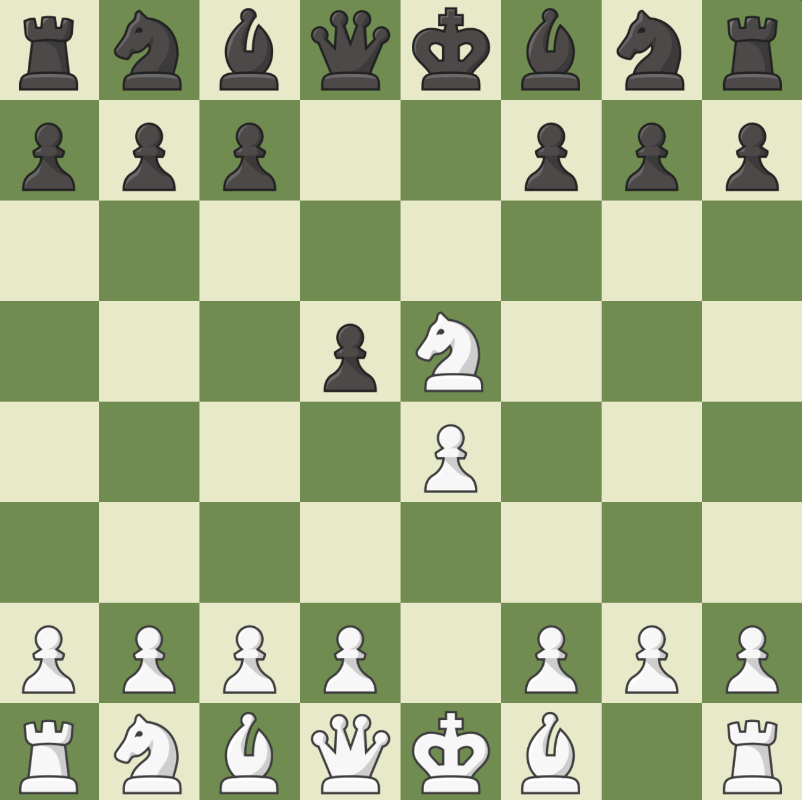
#> input picture screenshot.png, 802 x 800 px
$ python test.py
#> lines starting #> are read from the running program, lines starting #| are printed output that depends on the picture; after the words box and inside, x2 and y2 are one past the last pixel; in counts of white or black regions, pixels touching at a corner belong together
import cv2
import numpy as np
from imutils.object_detection import non_max_suppression


def find_piece(board, piece, sq_size):
    img_piece = cv2.resize(
        cv2.imread(f"assets/{piece}.png", cv2.IMREAD_UNCHANGED), (sq_size, sq_size)
    )
    # binary_piece = binarize_image(img_piece_gray, 50)

    alpha = img_piece[:, :, 3]
    alpha = cv2.merge([alpha, alpha, alpha])
    b = board[:, :, :3]
    p = img_piece[:, :, :3]
    img_piece_gray = cv2.cvtColor(p, cv2.COLOR_BGR2GRAY)
    # cv2.imshow("img_piece_gray", b)
    # cv2.waitKey(0)
    h, w = img_piece_gray.shape
    matches = cv2.matchTemplate(b, p, cv2.TM_CCORR_NORMED, mask=alpha)
    locs = np.where(matches >= 0.97)
    rects = [(x, y, x + w, y + h) for x, y in zip(*locs[::-1])]
    return non_max_suppression(np.array(rects))


def binarize_image(image, threshold=127):
    _, binary = cv2.threshold(image, threshold, 255, cv2.THRESH_BINARY)
    return binary


board = cv2.imread("screenshot.png", cv2.IMREAD_GRAYSCALE)
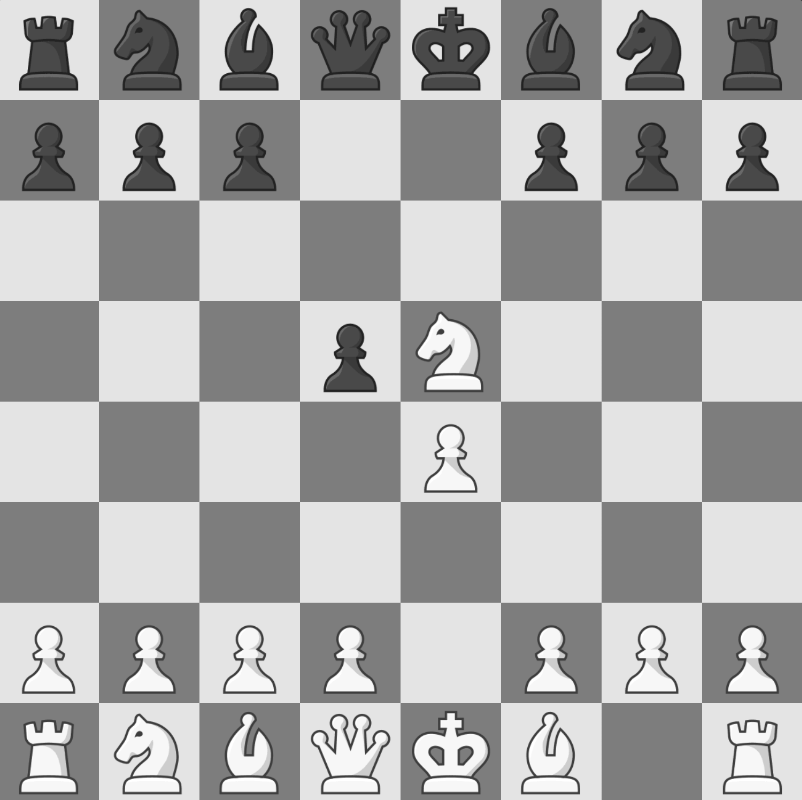
#> board: shape (800, 802); min 29, max 255, mean 170.1
board_bgr = cv2.imread("screenshot.png", cv2.IMREAD_UNCHANGED)
board_bin = binarize_image(board)
#> in binarize_image, `_, binary = cv2.threshold(image, threshold, 255, cv2.THRESH_BINARY)`:
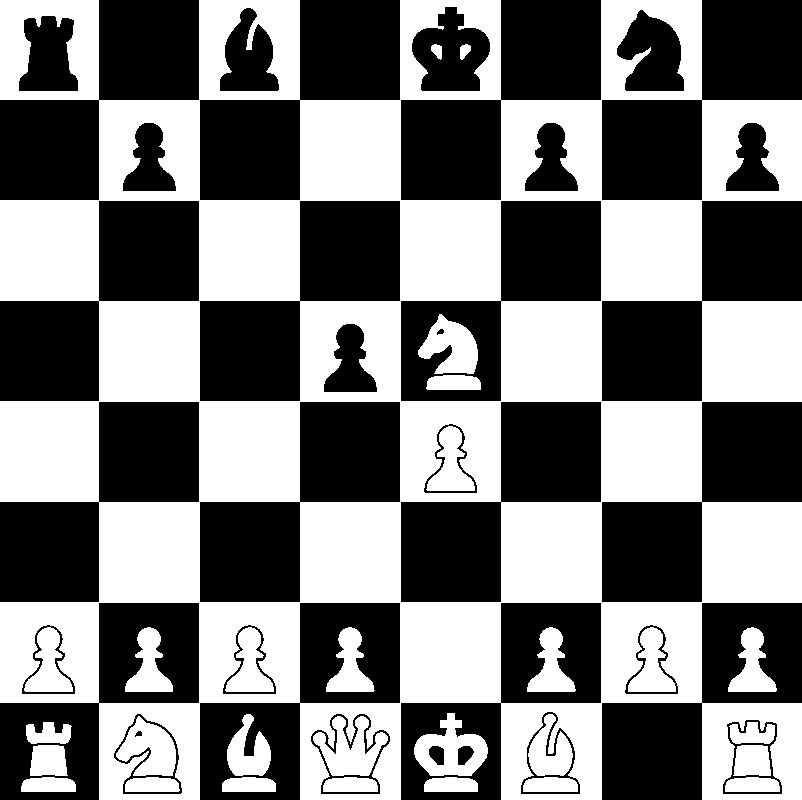
#> binary: shape (800, 802); 48.7% white; 29 white regions, largest, box (x1, y1, x2, y2) and area: (0, 0, 802, 800) 277564, (414, 713, 488, 776) 2471, (313, 716, 388, 776) 2306

# binary_board = binarize_image(board)
# kernel = np.ones((3, 3), np.uint8)

# canny = cv2.morphologyEx(board, cv2.MORPH_GRADIENT, kernel)

pieces = find_piece(board_bgr, "white_pawn", 200)
#> (the run stopped early here; a loop or call above may not have finished)
